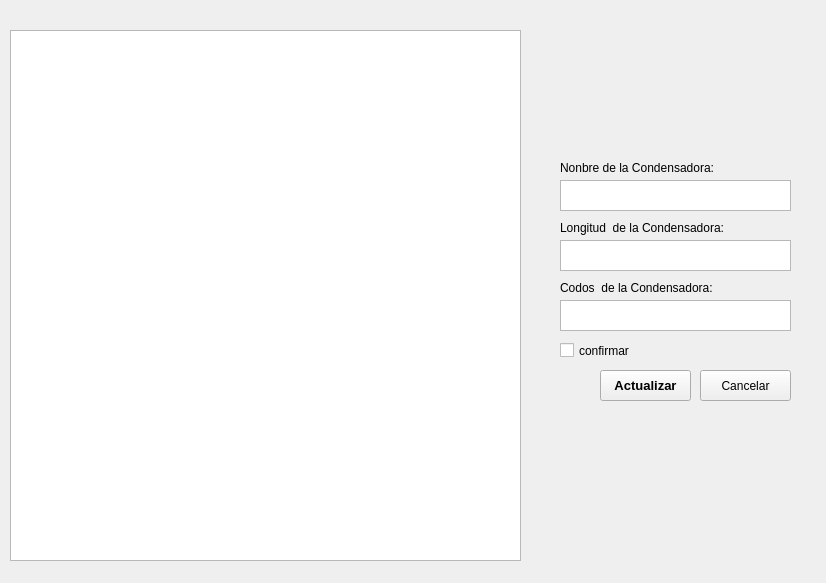
<?xml version="1.0" encoding="UTF-8"?>
<ui version="4.0">
 <class>Form</class>
 <widget class="QWidget" name="Form">
  <property name="geometry">
   <rect>
    <x>0</x>
    <y>0</y>
    <width>826</width>
    <height>583</height>
   </rect>
  </property>
  <property name="windowTitle">
   <string>Form</string>
  </property>
  <widget class="QPushButton" name="btn_cancelar">
   <property name="geometry">
    <rect>
     <x>700</x>
     <y>370</y>
     <width>91</width>
     <height>31</height>
    </rect>
   </property>
   <property name="text">
    <string>Cancelar</string>
   </property>
  </widget>
  <widget class="QTextEdit" name="text_update_nom_conde">
   <property name="geometry">
    <rect>
     <x>560</x>
     <y>180</y>
     <width>231</width>
     <height>31</height>
    </rect>
   </property>
  </widget>
  <widget class="QTextEdit" name="text_update_long_conde">
   <property name="geometry">
    <rect>
     <x>560</x>
     <y>240</y>
     <width>231</width>
     <height>31</height>
    </rect>
   </property>
  </widget>
  <widget class="QCheckBox" name="checkBox">
   <property name="geometry">
    <rect>
     <x>560</x>
     <y>340</y>
     <width>91</width>
     <height>21</height>
    </rect>
   </property>
   <property name="text">
    <string>confirmar</string>
   </property>
  </widget>
  <widget class="QLabel" name="label_nom_condesadora">
   <property name="geometry">
    <rect>
     <x>560</x>
     <y>160</y>
     <width>191</width>
     <height>16</height>
    </rect>
   </property>
   <property name="text">
    <string>Nonbre de la Condensadora:</string>
   </property>
  </widget>
  <widget class="QLabel" name="label_longitud">
   <property name="geometry">
    <rect>
     <x>560</x>
     <y>220</y>
     <width>191</width>
     <height>16</height>
    </rect>
   </property>
   <property name="text">
    <string>Longitud  de la Condensadora:</string>
   </property>
  </widget>
  <widget class="QTextEdit" name="text_update_cod">
   <property name="geometry">
    <rect>
     <x>560</x>
     <y>300</y>
     <width>231</width>
     <height>31</height>
    </rect>
   </property>
  </widget>
  <widget class="QPushButton" name="btn_update">
   <property name="geometry">
    <rect>
     <x>600</x>
     <y>370</y>
     <width>91</width>
     <height>31</height>
    </rect>
   </property>
   <property name="font">
    <font>
     <pointsize>10</pointsize>
     <weight>75</weight>
     <bold>true</bold>
     <kerning>false</kerning>
    </font>
   </property>
   <property name="mouseTracking">
    <bool>false</bool>
   </property>
   <property name="styleSheet">
    <string notr="true">rgba:(255, 255, 0);</string>
   </property>
   <property name="text">
    <string>Actualizar</string>
   </property>
  </widget>
  <widget class="QLabel" name="label_codos">
   <property name="geometry">
    <rect>
     <x>560</x>
     <y>280</y>
     <width>191</width>
     <height>16</height>
    </rect>
   </property>
   <property name="text">
    <string>Codos  de la Condensadora:</string>
   </property>
  </widget>
  <widget class="QTableView" name="tableView">
   <property name="geometry">
    <rect>
     <x>10</x>
     <y>30</y>
     <width>511</width>
     <height>531</height>
    </rect>
   </property>
  </widget>
 </widget>
 <resources/>
 <connections/>
</ui>
